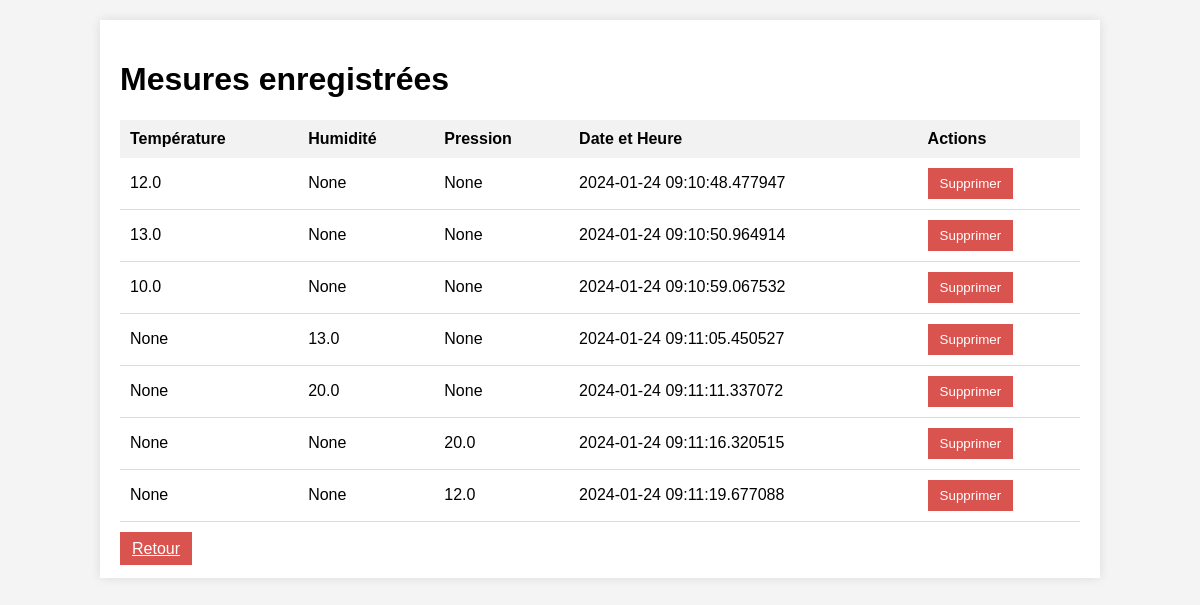
The app's page /afficher_mesures, older data.
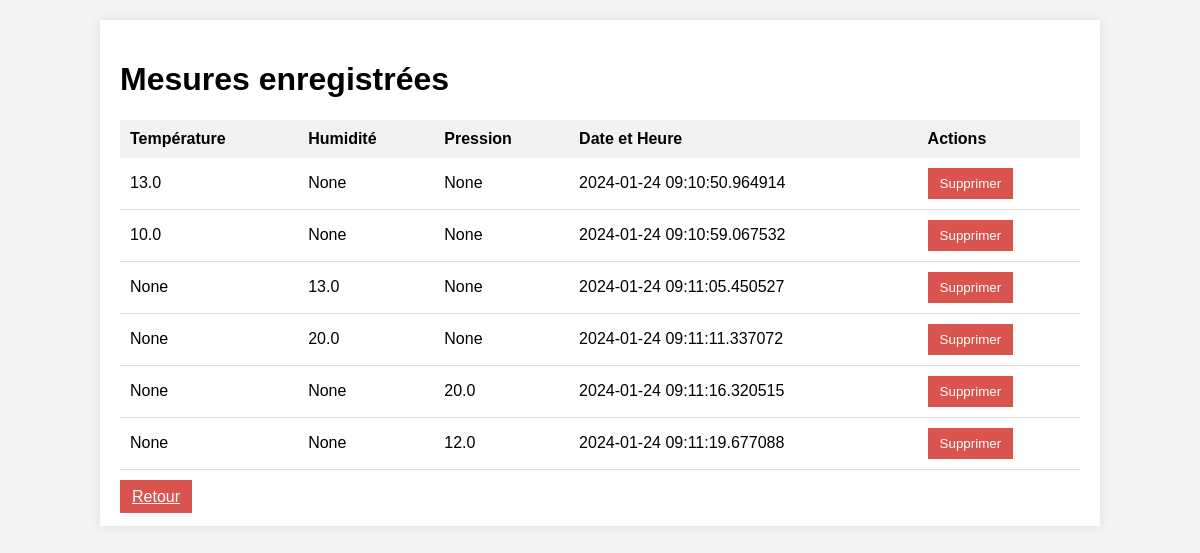
The same page, newer data.
### tables this page shows
CREATE TABLE Meteo (
        M_Id INTEGER PRIMARY KEY AUTOINCREMENT,
        user_id INTEGER,
        temperature REAL,
        humidite REAL,
        pression REAL,
        temps DATETIME,
        FOREIGN KEY (user_id) REFERENCES User(US_Id)
    );

### app.py (the view)
@app.route('/afficher_mesures')
def afficher_mesures():
    with connect_db() as db:
        cursor = db.cursor()
        cursor.execute("SELECT * FROM Meteo")
        mesures = cursor.fetchall()
    return render_template('afficher_mesures.html', mesures=mesures)

### app.py (called while the page is built)
def connect_db():
    db_path = 'base_de_donnee.db'
    print(f"Connecté à la base de données : {db_path}")
    return sqlite3.connect(db_path)

### templates/afficher_mesures.html (shortened to what this page needs)
<!DOCTYPE html>
<html lang="fr">
<head>
    <link rel="stylesheet" href="/static/style4.css">
</head>
<body>
    <div class="wrapper">
        <h1>Mesures enregistrées</h1>
        <table>
            <thead>
                <tr>
                    <th>Température</th>
                    <th>Humidité</th>
                    <th>Pression</th>
                    <th>Date et Heure</th>
                    <th>Actions</th>
                </tr>
            </thead>
            <tbody>
                {% for mesure in mesures %}
                    <tr>
                        <td>{{ mesure[2] }}</td>
                        <td>{{ mesure[3] }}</td>
                        <td>{{ mesure[4] }}</td>
                        <td>{{ mesure[5] }}</td>
                        <td>
                            <form method="post" action="/supprimer_mesure/{{ mesure[0] }}">
                                <button type="submit" class="btn">Supprimer</button>
                            </form>
                        </td>
                    </tr>
                {% endfor %}
            </tbody>
        </table>
        <br>
        <a href="/sonde" class="btn">Retour</a>
    </div>
</body>
</html>

### static/style4.css (style rules this page uses)
body { font-family: Arial, sans-serif; background-color: #f4f4f4; margin: 0; padding: 0; }
.wrapper { width: 80%; margin: 20px auto; background-color: #fff; padding: 20px; box-shadow: 0 0 10px rgba(0, 0, 0, 0.1); }
table { width: 100%; border-collapse: collapse; margin-top: 20px; }
th, td { padding: 10px; text-align: left; }
th { background-color: #f2f2f2; }
td { border-bottom: 1px solid #ddd; }
.btn { background-color: #d9534f; color: #fff; border: none; padding: 8px 12px; cursor: pointer; }

Row changes from the older to the newer data that the page shows:
removed Meteo: temperature "12.0", mesure "None", temps "2024-01-24 09:10:48.477947"
